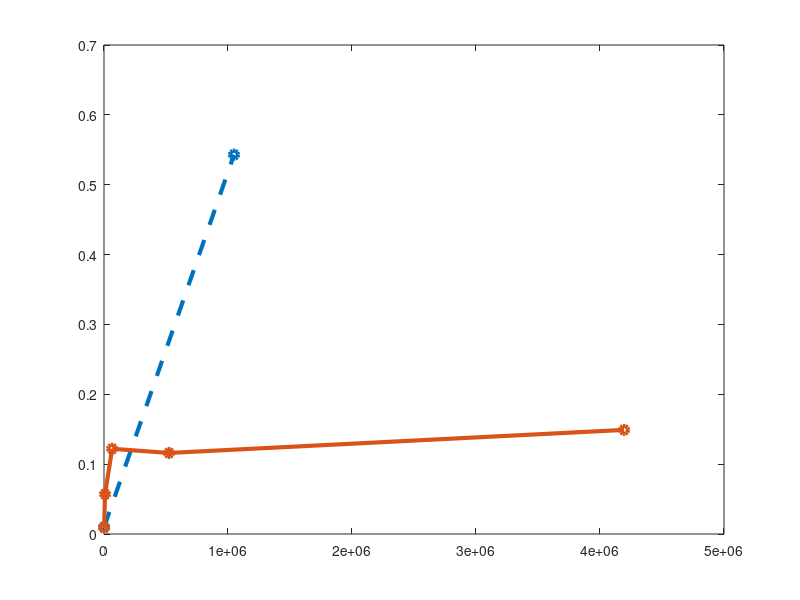
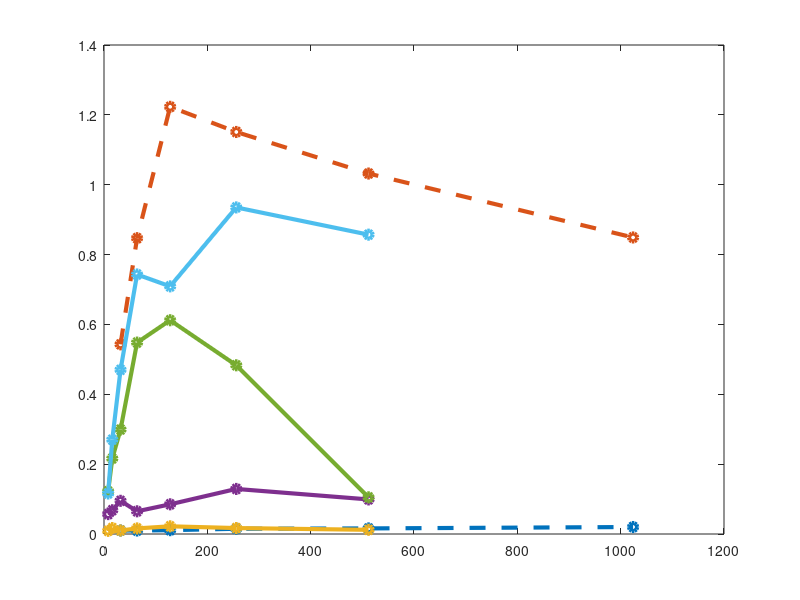
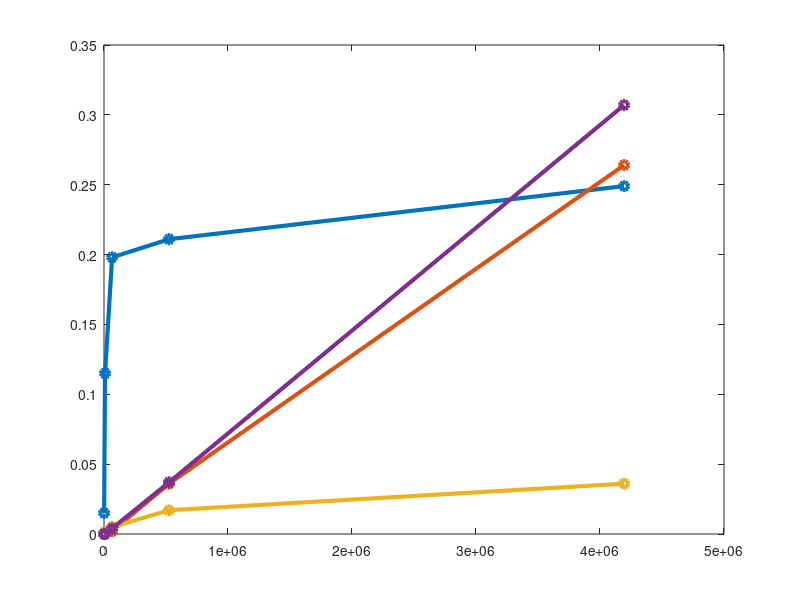
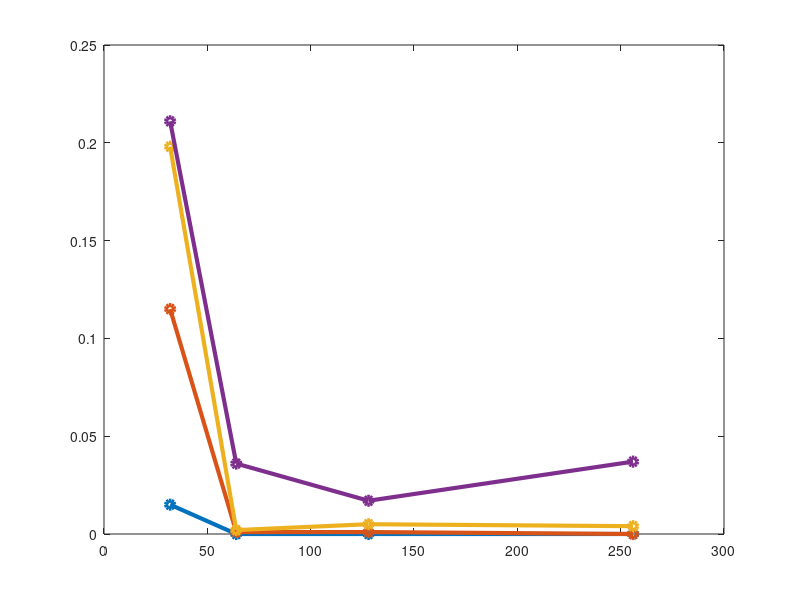

Write MATLAB code to recreate these figures, in order.
%% Plotting for project 5
% Paige Lorson
% Parallel Programming

close all
clear
clc

%% Import data
addpath('C:\Users\Paige\Documents\MATLAB\myFunctions')
data{1} = importdata('part1.txt',' ');
data{2} = importdata('part2.txt',' ');
data{3} = importdata('part3.txt',' ');

NUM_ELEMENTS{1} = unique(data{1}(:,1));
NUM_ELEMENTS{2} = unique(data{2}(:,1));
NUM_ELEMENTS{3} = unique(data{3}(:,1));

LOCAL_SIZE{1} = unique(data{1}(:,2));
LOCAL_SIZE{2} = unique(data{2}(:,2));
LOCAL_SIZE{3} = unique(data{3}(:,2));

NUM_WORK_GROUPS{1} = unique(data{1}(:,3));
NUM_WORK_GROUPS{2} = unique(data{2}(:,3));
NUM_WORK_GROUPS{3} = unique(data{3}(:,3));

for i = 1:3
    L1 = length(NUM_ELEMENTS{i});
    for j = 1:L1
        L2 = length(LOCAL_SIZE{i});
        for k = 1:L2
            PERFORMANCE{i}(j,k) = data{i}(L2*(j-1)+k,4);
        end
    end
end

n1 = 3;
n2 = 4;
fig1 = figure(1); 
set(fig1,'units','normalized','outerposition',[0 0 0.75 1]);
for i = 1:2
    if i == 1
        LS = '--';
    end
    if i == 2
        LS = '-';
    end
    L2 = length(LOCAL_SIZE{i});

    for k = 1:n2:floor(L2/n2)*n2
        plot(NUM_ELEMENTS{i}(1:floor(L1/n2):end),PERFORMANCE{i}(1:floor(L1/n2):end,k),'Marker','o','LineStyle',LS,'LineWidth',3)
        hold on
    end
end

fig2 = figure(2); 
set(fig2,'units','normalized','outerposition',[0 0 0.75 1]);
for i = 1:2
    if i == 1
        LS = '--';
    end
    if i == 2
        LS = '-';
    end
    L1 = length(NUM_ELEMENTS{i});
    for j = 1:n1:floor(L1/n1)*n1
        plot(LOCAL_SIZE{i}(1:floor(L2/n2):end),PERFORMANCE{i}(j,1:floor(L2/n2):end),'Marker','o','LineStyle',LS,'LineWidth',3)
        hold on
    end
end

fig3 = figure(3); 
set(fig3,'units','normalized','outerposition',[0 0 0.75 1]);

for i = 3
    if i == 1
        LS = '--';
    end
    if i == 2
        LS = '-';
    end
    L2 = length(LOCAL_SIZE{i});

    for k = 1:L2
        plot(NUM_ELEMENTS{i}(1:floor(L1/n2):end),PERFORMANCE{i}(1:floor(L1/n2):end,k),'Marker','o','LineStyle',LS,'LineWidth',3)
        hold on
    end
end

fig4 = figure(4); 
set(fig4,'units','normalized','outerposition',[0 0 0.75 1]);
for i = 3
    if i == 1
        LS = '--';
    end
    if i == 2
        LS = '-';
    end
    L1 = length(NUM_ELEMENTS{i});
    for j = 1:n1:floor(L1/n1)*n1
        plot(LOCAL_SIZE{i}(1:floor(L2/n2):end),PERFORMANCE{i}(j,1:floor(L2/n2):end),'Marker','o','LineStyle',LS,'LineWidth',3)
        hold on
    end
end
